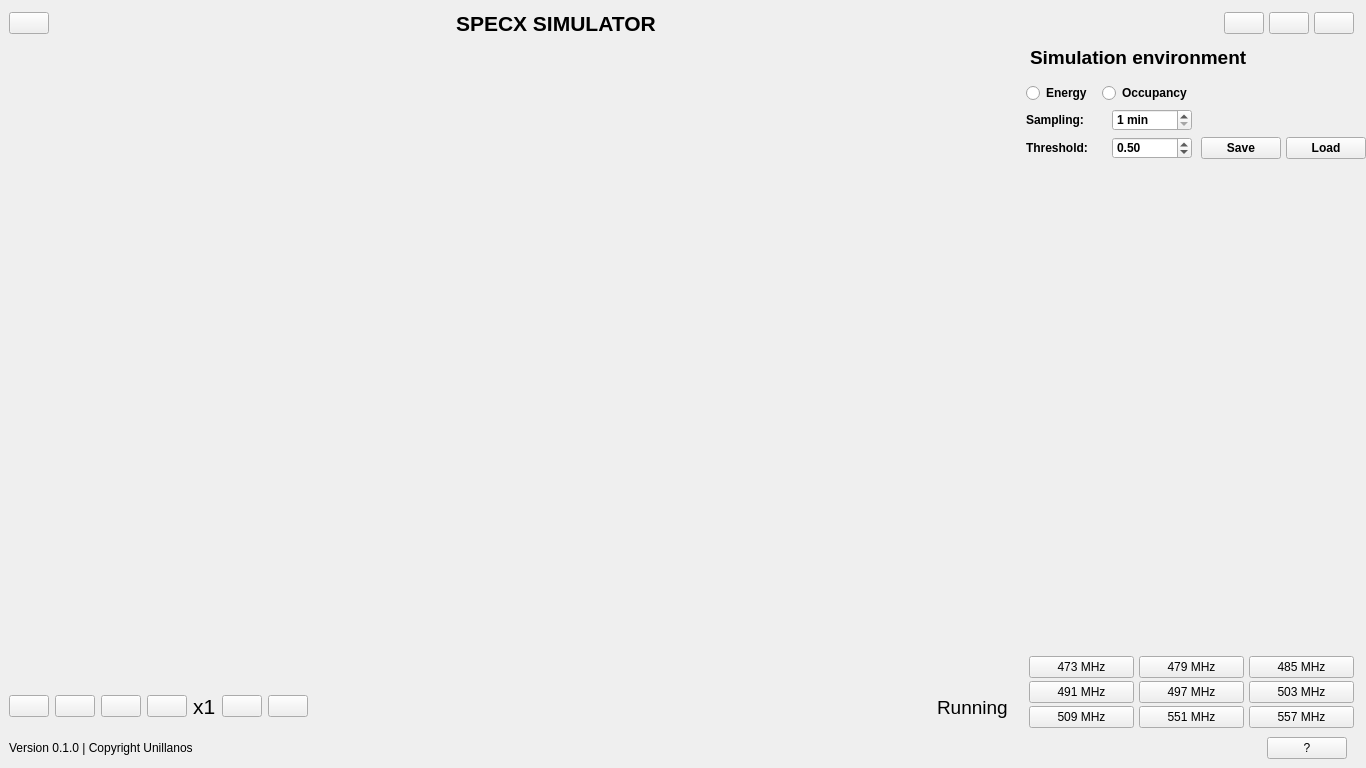
<?xml version="1.0" encoding="UTF-8"?>
<ui version="4.0">
 <class>MainWindow</class>
 <widget class="QMainWindow" name="MainWindow">
  <property name="geometry">
   <rect>
    <x>0</x>
    <y>0</y>
    <width>1366</width>
    <height>768</height>
   </rect>
  </property>
  <property name="minimumSize">
   <size>
    <width>1366</width>
    <height>768</height>
   </size>
  </property>
  <property name="windowTitle">
   <string>MainWindow</string>
  </property>
  <property name="styleSheet">
   <string notr="true">QFrame {
	border: none
}</string>
  </property>
  <widget class="QWidget" name="central_container">
   <layout class="QVBoxLayout" name="verticalLayout">
    <property name="spacing">
     <number>0</number>
    </property>
    <property name="leftMargin">
     <number>0</number>
    </property>
    <property name="topMargin">
     <number>0</number>
    </property>
    <property name="rightMargin">
     <number>0</number>
    </property>
    <property name="bottomMargin">
     <number>0</number>
    </property>
    <item alignment="Qt::AlignTop">
     <widget class="QFrame" name="header_frame">
      <property name="frameShape">
       <enum>QFrame::NoFrame</enum>
      </property>
      <property name="frameShadow">
       <enum>QFrame::Raised</enum>
      </property>
      <layout class="QHBoxLayout" name="horizontalLayout">
       <property name="spacing">
        <number>0</number>
       </property>
       <property name="leftMargin">
        <number>0</number>
       </property>
       <property name="topMargin">
        <number>0</number>
       </property>
       <property name="rightMargin">
        <number>0</number>
       </property>
       <property name="bottomMargin">
        <number>0</number>
       </property>
       <item>
        <widget class="QFrame" name="header_left_frame">
         <property name="frameShape">
          <enum>QFrame::StyledPanel</enum>
         </property>
         <property name="frameShadow">
          <enum>QFrame::Raised</enum>
         </property>
         <layout class="QHBoxLayout" name="horizontalLayout_3">
          <item alignment="Qt::AlignLeft">
           <widget class="QPushButton" name="theme_btn">
            <property name="font">
             <font>
              <bold>false</bold>
             </font>
            </property>
            <property name="text">
             <string/>
            </property>
            <property name="checkable">
             <bool>true</bool>
            </property>
            <property name="flat">
             <bool>false</bool>
            </property>
           </widget>
          </item>
          <item alignment="Qt::AlignRight">
           <widget class="QLabel" name="specx_icon">
            <property name="text">
             <string/>
            </property>
           </widget>
          </item>
          <item>
           <widget class="QLabel" name="specx_label">
            <property name="font">
             <font>
              <pointsize>16</pointsize>
              <bold>true</bold>
             </font>
            </property>
            <property name="text">
             <string>SPECX SIMULATOR</string>
            </property>
           </widget>
          </item>
         </layout>
        </widget>
       </item>
       <item alignment="Qt::AlignRight">
        <widget class="QFrame" name="header_right_frame">
         <property name="frameShape">
          <enum>QFrame::StyledPanel</enum>
         </property>
         <property name="frameShadow">
          <enum>QFrame::Raised</enum>
         </property>
         <layout class="QHBoxLayout" name="horizontalLayout_2">
          <property name="spacing">
           <number>5</number>
          </property>
          <property name="leftMargin">
           <number>12</number>
          </property>
          <property name="topMargin">
           <number>12</number>
          </property>
          <property name="rightMargin">
           <number>12</number>
          </property>
          <property name="bottomMargin">
           <number>12</number>
          </property>
          <item>
           <widget class="QPushButton" name="minimize_btn">
            <property name="text">
             <string/>
            </property>
            <property name="icon">
             <iconset>
              <normaloff>:/feather/icons/minus.svg</normaloff>:/feather/icons/minus.svg</iconset>
            </property>
           </widget>
          </item>
          <item>
           <widget class="QPushButton" name="resize_btn">
            <property name="text">
             <string/>
            </property>
            <property name="icon">
             <iconset>
              <normaloff>:/feather/icons/maximize.svg</normaloff>:/feather/icons/maximize.svg</iconset>
            </property>
           </widget>
          </item>
          <item>
           <widget class="QPushButton" name="close_btn">
            <property name="text">
             <string/>
            </property>
            <property name="icon">
             <iconset>
              <normaloff>:/feather/icons/x.svg</normaloff>:/feather/icons/x.svg</iconset>
            </property>
            <property name="iconSize">
             <size>
              <width>16</width>
              <height>16</height>
             </size>
            </property>
           </widget>
          </item>
         </layout>
        </widget>
       </item>
      </layout>
     </widget>
    </item>
    <item>
     <widget class="QFrame" name="main_body_frame">
      <property name="sizePolicy">
       <sizepolicy hsizetype="Preferred" vsizetype="Expanding">
        <horstretch>0</horstretch>
        <verstretch>0</verstretch>
       </sizepolicy>
      </property>
      <property name="frameShape">
       <enum>QFrame::NoFrame</enum>
      </property>
      <property name="frameShadow">
       <enum>QFrame::Raised</enum>
      </property>
      <layout class="QHBoxLayout" name="horizontalLayout_7" stretch="85,15">
       <property name="spacing">
        <number>0</number>
       </property>
       <property name="leftMargin">
        <number>0</number>
       </property>
       <property name="topMargin">
        <number>0</number>
       </property>
       <property name="rightMargin">
        <number>0</number>
       </property>
       <property name="bottomMargin">
        <number>0</number>
       </property>
       <item>
        <widget class="QFrame" name="left_simulation_frame">
         <property name="sizePolicy">
          <sizepolicy hsizetype="Expanding" vsizetype="Preferred">
           <horstretch>0</horstretch>
           <verstretch>0</verstretch>
          </sizepolicy>
         </property>
         <property name="frameShape">
          <enum>QFrame::StyledPanel</enum>
         </property>
         <property name="frameShadow">
          <enum>QFrame::Raised</enum>
         </property>
         <layout class="QVBoxLayout" name="verticalLayout_2">
          <property name="spacing">
           <number>0</number>
          </property>
          <property name="leftMargin">
           <number>0</number>
          </property>
          <property name="topMargin">
           <number>0</number>
          </property>
          <property name="rightMargin">
           <number>0</number>
          </property>
          <property name="bottomMargin">
           <number>0</number>
          </property>
          <item>
           <widget class="QFrame" name="charts_frame">
            <property name="sizePolicy">
             <sizepolicy hsizetype="Expanding" vsizetype="Expanding">
              <horstretch>0</horstretch>
              <verstretch>0</verstretch>
             </sizepolicy>
            </property>
            <property name="frameShape">
             <enum>QFrame::StyledPanel</enum>
            </property>
            <property name="frameShadow">
             <enum>QFrame::Raised</enum>
            </property>
            <layout class="QGridLayout" name="gridLayout_4">
             <property name="leftMargin">
              <number>0</number>
             </property>
             <property name="topMargin">
              <number>0</number>
             </property>
             <property name="rightMargin">
              <number>0</number>
             </property>
             <property name="bottomMargin">
              <number>0</number>
             </property>
             <property name="spacing">
              <number>2</number>
             </property>
             <item row="0" column="1">
              <widget class="QFrame" name="frame_2">
               <property name="frameShape">
                <enum>QFrame::StyledPanel</enum>
               </property>
               <property name="frameShadow">
                <enum>QFrame::Raised</enum>
               </property>
              </widget>
             </item>
             <item row="0" column="2">
              <widget class="QFrame" name="frame_3">
               <property name="frameShape">
                <enum>QFrame::StyledPanel</enum>
               </property>
               <property name="frameShadow">
                <enum>QFrame::Raised</enum>
               </property>
              </widget>
             </item>
             <item row="1" column="0">
              <widget class="QFrame" name="frame_4">
               <property name="frameShape">
                <enum>QFrame::StyledPanel</enum>
               </property>
               <property name="frameShadow">
                <enum>QFrame::Raised</enum>
               </property>
              </widget>
             </item>
             <item row="1" column="1">
              <widget class="QFrame" name="frame_5">
               <property name="frameShape">
                <enum>QFrame::StyledPanel</enum>
               </property>
               <property name="frameShadow">
                <enum>QFrame::Raised</enum>
               </property>
              </widget>
             </item>
             <item row="1" column="2">
              <widget class="QFrame" name="frame_6">
               <property name="frameShape">
                <enum>QFrame::StyledPanel</enum>
               </property>
               <property name="frameShadow">
                <enum>QFrame::Raised</enum>
               </property>
              </widget>
             </item>
             <item row="2" column="0">
              <widget class="QFrame" name="frame_7">
               <property name="frameShape">
                <enum>QFrame::StyledPanel</enum>
               </property>
               <property name="frameShadow">
                <enum>QFrame::Raised</enum>
               </property>
              </widget>
             </item>
             <item row="2" column="1">
              <widget class="QFrame" name="frame_8">
               <property name="frameShape">
                <enum>QFrame::StyledPanel</enum>
               </property>
               <property name="frameShadow">
                <enum>QFrame::Raised</enum>
               </property>
              </widget>
             </item>
             <item row="2" column="2">
              <widget class="QFrame" name="frame_9">
               <property name="frameShape">
                <enum>QFrame::StyledPanel</enum>
               </property>
               <property name="frameShadow">
                <enum>QFrame::Raised</enum>
               </property>
              </widget>
             </item>
             <item row="0" column="0">
              <widget class="QFrame" name="frame">
               <property name="frameShape">
                <enum>QFrame::StyledPanel</enum>
               </property>
               <property name="frameShadow">
                <enum>QFrame::Raised</enum>
               </property>
              </widget>
             </item>
            </layout>
           </widget>
          </item>
          <item alignment="Qt::AlignBottom">
           <widget class="QFrame" name="simulation_player_frame">
            <property name="frameShape">
             <enum>QFrame::StyledPanel</enum>
            </property>
            <property name="frameShadow">
             <enum>QFrame::Raised</enum>
            </property>
            <layout class="QHBoxLayout" name="horizontalLayout_8">
             <property name="spacing">
              <number>0</number>
             </property>
             <property name="leftMargin">
              <number>0</number>
             </property>
             <property name="topMargin">
              <number>0</number>
             </property>
             <property name="rightMargin">
              <number>0</number>
             </property>
             <property name="bottomMargin">
              <number>0</number>
             </property>
             <item alignment="Qt::AlignBottom">
              <widget class="QFrame" name="simulation_player_control_frame">
               <property name="sizePolicy">
                <sizepolicy hsizetype="Fixed" vsizetype="Expanding">
                 <horstretch>0</horstretch>
                 <verstretch>0</verstretch>
                </sizepolicy>
               </property>
               <property name="frameShape">
                <enum>QFrame::StyledPanel</enum>
               </property>
               <property name="frameShadow">
                <enum>QFrame::Raised</enum>
               </property>
               <layout class="QHBoxLayout" name="horizontalLayout_10">
                <item>
                 <widget class="QPushButton" name="play_btn">
                  <property name="text">
                   <string/>
                  </property>
                  <property name="iconSize">
                   <size>
                    <width>32</width>
                    <height>32</height>
                   </size>
                  </property>
                 </widget>
                </item>
                <item>
                 <widget class="QPushButton" name="stop_btn">
                  <property name="text">
                   <string/>
                  </property>
                  <property name="iconSize">
                   <size>
                    <width>32</width>
                    <height>32</height>
                   </size>
                  </property>
                 </widget>
                </item>
                <item>
                 <widget class="QPushButton" name="reset_speed_btn">
                  <property name="text">
                   <string/>
                  </property>
                  <property name="iconSize">
                   <size>
                    <width>32</width>
                    <height>32</height>
                   </size>
                  </property>
                 </widget>
                </item>
                <item>
                 <widget class="QPushButton" name="decrease_speed_btn">
                  <property name="text">
                   <string/>
                  </property>
                  <property name="iconSize">
                   <size>
                    <width>32</width>
                    <height>32</height>
                   </size>
                  </property>
                 </widget>
                </item>
                <item>
                 <widget class="QLabel" name="speed_label">
                  <property name="font">
                   <font>
                    <pointsize>16</pointsize>
                   </font>
                  </property>
                  <property name="text">
                   <string>x1</string>
                  </property>
                 </widget>
                </item>
                <item>
                 <widget class="QPushButton" name="increase_speed_btn">
                  <property name="text">
                   <string/>
                  </property>
                  <property name="iconSize">
                   <size>
                    <width>32</width>
                    <height>32</height>
                   </size>
                  </property>
                 </widget>
                </item>
                <item>
                 <widget class="QPushButton" name="max_speed_btn">
                  <property name="text">
                   <string/>
                  </property>
                  <property name="iconSize">
                   <size>
                    <width>32</width>
                    <height>32</height>
                   </size>
                  </property>
                 </widget>
                </item>
               </layout>
              </widget>
             </item>
             <item alignment="Qt::AlignRight|Qt::AlignBottom">
              <widget class="QFrame" name="simulation_player_info_frame">
               <property name="frameShape">
                <enum>QFrame::StyledPanel</enum>
               </property>
               <property name="frameShadow">
                <enum>QFrame::Raised</enum>
               </property>
               <layout class="QHBoxLayout" name="horizontalLayout_9">
                <item>
                 <widget class="QLabel" name="simulation_status_label">
                  <property name="font">
                   <font>
                    <pointsize>14</pointsize>
                   </font>
                  </property>
                  <property name="text">
                   <string>Running</string>
                  </property>
                 </widget>
                </item>
               </layout>
              </widget>
             </item>
            </layout>
           </widget>
          </item>
         </layout>
        </widget>
       </item>
       <item>
        <widget class="QFrame" name="right_simulation_frame">
         <property name="frameShape">
          <enum>QFrame::StyledPanel</enum>
         </property>
         <property name="frameShadow">
          <enum>QFrame::Raised</enum>
         </property>
         <layout class="QVBoxLayout" name="verticalLayout_3">
          <property name="spacing">
           <number>0</number>
          </property>
          <property name="leftMargin">
           <number>0</number>
          </property>
          <property name="topMargin">
           <number>0</number>
          </property>
          <property name="rightMargin">
           <number>0</number>
          </property>
          <property name="bottomMargin">
           <number>0</number>
          </property>
          <item alignment="Qt::AlignLeft|Qt::AlignTop">
           <widget class="QFrame" name="simulation_header_frame">
            <property name="frameShape">
             <enum>QFrame::StyledPanel</enum>
            </property>
            <property name="frameShadow">
             <enum>QFrame::Raised</enum>
            </property>
            <layout class="QHBoxLayout" name="horizontalLayout_11">
             <property name="leftMargin">
              <number>0</number>
             </property>
             <property name="topMargin">
              <number>0</number>
             </property>
             <property name="rightMargin">
              <number>0</number>
             </property>
             <property name="bottomMargin">
              <number>0</number>
             </property>
             <item alignment="Qt::AlignLeft">
              <widget class="QLabel" name="simulation_header_icon">
               <property name="font">
                <font>
                 <bold>false</bold>
                </font>
               </property>
               <property name="text">
                <string/>
               </property>
              </widget>
             </item>
             <item alignment="Qt::AlignLeft">
              <widget class="QLabel" name="simulation_header_label">
               <property name="font">
                <font>
                 <pointsize>14</pointsize>
                 <bold>true</bold>
                </font>
               </property>
               <property name="text">
                <string>Simulation environment</string>
               </property>
              </widget>
             </item>
            </layout>
           </widget>
          </item>
          <item>
           <widget class="QFrame" name="simulation_settings_frame">
            <property name="sizePolicy">
             <sizepolicy hsizetype="Fixed" vsizetype="Preferred">
              <horstretch>0</horstretch>
              <verstretch>0</verstretch>
             </sizepolicy>
            </property>
            <property name="frameShape">
             <enum>QFrame::StyledPanel</enum>
            </property>
            <property name="frameShadow">
             <enum>QFrame::Raised</enum>
            </property>
            <layout class="QHBoxLayout" name="horizontalLayout_12">
             <property name="spacing">
              <number>0</number>
             </property>
             <property name="leftMargin">
              <number>0</number>
             </property>
             <property name="topMargin">
              <number>0</number>
             </property>
             <property name="rightMargin">
              <number>0</number>
             </property>
             <property name="bottomMargin">
              <number>0</number>
             </property>
             <item>
              <widget class="QFrame" name="simulation_settings_parameters_frame">
               <property name="frameShape">
                <enum>QFrame::StyledPanel</enum>
               </property>
               <property name="frameShadow">
                <enum>QFrame::Raised</enum>
               </property>
               <layout class="QVBoxLayout" name="verticalLayout_4">
                <property name="leftMargin">
                 <number>0</number>
                </property>
                <property name="topMargin">
                 <number>5</number>
                </property>
                <property name="rightMargin">
                 <number>0</number>
                </property>
                <property name="bottomMargin">
                 <number>0</number>
                </property>
                <item>
                 <widget class="QFrame" name="simulation_kind_frame">
                  <property name="frameShape">
                   <enum>QFrame::StyledPanel</enum>
                  </property>
                  <property name="frameShadow">
                   <enum>QFrame::Raised</enum>
                  </property>
                  <layout class="QHBoxLayout" name="horizontalLayout_13">
                   <property name="spacing">
                    <number>10</number>
                   </property>
                   <property name="bottomMargin">
                    <number>0</number>
                   </property>
                   <item>
                    <widget class="QRadioButton" name="simulation_energy_selector_btn">
                     <property name="font">
                      <font>
                       <bold>true</bold>
                      </font>
                     </property>
                     <property name="text">
                      <string>Energy</string>
                     </property>
                    </widget>
                   </item>
                   <item>
                    <widget class="QRadioButton" name="simulation_occupancy_selector_btn">
                     <property name="font">
                      <font>
                       <bold>true</bold>
                      </font>
                     </property>
                     <property name="text">
                      <string>Occupancy</string>
                     </property>
                    </widget>
                   </item>
                  </layout>
                 </widget>
                </item>
                <item>
                 <widget class="QFrame" name="simulation_parameters_frame">
                  <property name="frameShape">
                   <enum>QFrame::StyledPanel</enum>
                  </property>
                  <property name="frameShadow">
                   <enum>QFrame::Raised</enum>
                  </property>
                  <layout class="QGridLayout" name="gridLayout">
                   <property name="topMargin">
                    <number>0</number>
                   </property>
                   <property name="bottomMargin">
                    <number>0</number>
                   </property>
                   <item row="0" column="0">
                    <widget class="QLabel" name="simulation_sampling_label">
                     <property name="font">
                      <font>
                       <bold>true</bold>
                      </font>
                     </property>
                     <property name="text">
                      <string>Sampling:</string>
                     </property>
                    </widget>
                   </item>
                   <item row="0" column="1">
                    <widget class="QSpinBox" name="simulation_sampling_box">
                     <property name="font">
                      <font>
                       <bold>true</bold>
                      </font>
                     </property>
                     <property name="autoFillBackground">
                      <bool>false</bool>
                     </property>
                     <property name="buttonSymbols">
                      <enum>QAbstractSpinBox::UpDownArrows</enum>
                     </property>
                     <property name="suffix">
                      <string> min</string>
                     </property>
                     <property name="prefix">
                      <string/>
                     </property>
                     <property name="minimum">
                      <number>1</number>
                     </property>
                     <property name="maximum">
                      <number>5</number>
                     </property>
                    </widget>
                   </item>
                   <item row="1" column="0">
                    <widget class="QLabel" name="simulation_threshold_label">
                     <property name="font">
                      <font>
                       <bold>true</bold>
                      </font>
                     </property>
                     <property name="text">
                      <string>Threshold:</string>
                     </property>
                    </widget>
                   </item>
                   <item row="1" column="1">
                    <widget class="QDoubleSpinBox" name="simulation_threshold_box">
                     <property name="font">
                      <font>
                       <bold>true</bold>
                      </font>
                     </property>
                     <property name="maximum">
                      <double>0.990000000000000</double>
                     </property>
                     <property name="singleStep">
                      <double>0.100000000000000</double>
                     </property>
                     <property name="value">
                      <double>0.500000000000000</double>
                     </property>
                    </widget>
                   </item>
                  </layout>
                 </widget>
                </item>
               </layout>
              </widget>
             </item>
             <item alignment="Qt::AlignBottom">
              <widget class="QFrame" name="simulation_settings_buttons_frame">
               <property name="frameShape">
                <enum>QFrame::StyledPanel</enum>
               </property>
               <property name="frameShadow">
                <enum>QFrame::Raised</enum>
               </property>
               <layout class="QHBoxLayout" name="horizontalLayout_14">
                <property name="spacing">
                 <number>5</number>
                </property>
                <property name="leftMargin">
                 <number>0</number>
                </property>
                <property name="topMargin">
                 <number>0</number>
                </property>
                <property name="rightMargin">
                 <number>0</number>
                </property>
                <property name="bottomMargin">
                 <number>0</number>
                </property>
                <item>
                 <widget class="QPushButton" name="save_simulation_settings_btn">
                  <property name="font">
                   <font>
                    <bold>true</bold>
                   </font>
                  </property>
                  <property name="text">
                   <string>Save</string>
                  </property>
                  <property name="iconSize">
                   <size>
                    <width>32</width>
                    <height>32</height>
                   </size>
                  </property>
                 </widget>
                </item>
                <item>
                 <widget class="QPushButton" name="load_simulation_settings_btn">
                  <property name="font">
                   <font>
                    <bold>true</bold>
                   </font>
                  </property>
                  <property name="text">
                   <string>Load</string>
                  </property>
                  <property name="iconSize">
                   <size>
                    <width>32</width>
                    <height>32</height>
                   </size>
                  </property>
                  <property name="flat">
                   <bool>false</bool>
                  </property>
                 </widget>
                </item>
               </layout>
              </widget>
             </item>
            </layout>
           </widget>
          </item>
          <item>
           <widget class="QFrame" name="simulation_environment_frame">
            <property name="frameShape">
             <enum>QFrame::StyledPanel</enum>
            </property>
            <property name="frameShadow">
             <enum>QFrame::Sunken</enum>
            </property>
            <layout class="QVBoxLayout" name="verticalLayout_5">
             <property name="leftMargin">
              <number>0</number>
             </property>
             <property name="topMargin">
              <number>0</number>
             </property>
             <property name="rightMargin">
              <number>0</number>
             </property>
             <property name="bottomMargin">
              <number>0</number>
             </property>
             <item>
              <widget class="QStackedWidget" name="simulation_frequencies_setup_area">
               <property name="currentIndex">
                <number>0</number>
               </property>
               <widget class="QWidget" name="channel_page_1"/>
               <widget class="QWidget" name="channel_page_2"/>
               <widget class="QWidget" name="channel_page_3"/>
               <widget class="QWidget" name="channel_page_4"/>
               <widget class="QWidget" name="channel_page_5"/>
               <widget class="QWidget" name="channel_page_6"/>
               <widget class="QWidget" name="channel_page_7"/>
               <widget class="QWidget" name="channel_page_8"/>
               <widget class="QWidget" name="channel_page_9"/>
              </widget>
             </item>
             <item>
              <widget class="QFrame" name="simulation_channel_frame">
               <property name="frameShape">
                <enum>QFrame::StyledPanel</enum>
               </property>
               <property name="frameShadow">
                <enum>QFrame::Raised</enum>
               </property>
               <layout class="QGridLayout" name="gridLayout_2">
                <property name="leftMargin">
                 <number>12</number>
                </property>
                <property name="topMargin">
                 <number>0</number>
                </property>
                <property name="rightMargin">
                 <number>12</number>
                </property>
                <property name="bottomMargin">
                 <number>0</number>
                </property>
                <property name="horizontalSpacing">
                 <number>5</number>
                </property>
                <property name="verticalSpacing">
                 <number>3</number>
                </property>
                <item row="0" column="0">
                 <widget class="QPushButton" name="channel_1_btn">
                  <property name="enabled">
                   <bool>true</bool>
                  </property>
                  <property name="text">
                   <string>473 MHz</string>
                  </property>
                 </widget>
                </item>
                <item row="0" column="1">
                 <widget class="QPushButton" name="channel_2_btn">
                  <property name="text">
                   <string>479 MHz</string>
                  </property>
                 </widget>
                </item>
                <item row="0" column="2">
                 <widget class="QPushButton" name="channel_3_btn">
                  <property name="text">
                   <string>485 MHz</string>
                  </property>
                 </widget>
                </item>
                <item row="1" column="0">
                 <widget class="QPushButton" name="channel_4_btn">
                  <property name="text">
                   <string>491 MHz</string>
                  </property>
                 </widget>
                </item>
                <item row="1" column="1">
                 <widget class="QPushButton" name="channel_5_btn">
                  <property name="text">
                   <string>497 MHz</string>
                  </property>
                 </widget>
                </item>
                <item row="1" column="2">
                 <widget class="QPushButton" name="channel_6_btn">
                  <property name="text">
                   <string>503 MHz</string>
                  </property>
                 </widget>
                </item>
                <item row="2" column="0">
                 <widget class="QPushButton" name="channel_7_btn">
                  <property name="text">
                   <string>509 MHz</string>
                  </property>
                 </widget>
                </item>
                <item row="2" column="1">
                 <widget class="QPushButton" name="channel_8_btn">
                  <property name="text">
                   <string>551 MHz</string>
                  </property>
                 </widget>
                </item>
                <item row="2" column="2">
                 <widget class="QPushButton" name="channel_9_btn">
                  <property name="text">
                   <string>557 MHz</string>
                  </property>
                 </widget>
                </item>
               </layout>
              </widget>
             </item>
            </layout>
           </widget>
          </item>
         </layout>
        </widget>
       </item>
      </layout>
     </widget>
    </item>
    <item alignment="Qt::AlignBottom">
     <widget class="QFrame" name="footer_frame">
      <property name="frameShape">
       <enum>QFrame::NoFrame</enum>
      </property>
      <property name="frameShadow">
       <enum>QFrame::Raised</enum>
      </property>
      <layout class="QHBoxLayout" name="horizontalLayout_4">
       <property name="spacing">
        <number>0</number>
       </property>
       <property name="leftMargin">
        <number>0</number>
       </property>
       <property name="topMargin">
        <number>0</number>
       </property>
       <property name="rightMargin">
        <number>0</number>
       </property>
       <property name="bottomMargin">
        <number>0</number>
       </property>
       <item>
        <widget class="QFrame" name="footer_left_frame">
         <property name="frameShape">
          <enum>QFrame::StyledPanel</enum>
         </property>
         <property name="frameShadow">
          <enum>QFrame::Raised</enum>
         </property>
         <layout class="QHBoxLayout" name="horizontalLayout_5">
          <item alignment="Qt::AlignLeft">
           <widget class="QLabel" name="copyright_label">
            <property name="text">
             <string>Version 0.1.0 | Copyright Unillanos</string>
            </property>
           </widget>
          </item>
         </layout>
        </widget>
       </item>
       <item>
        <widget class="QFrame" name="footer_rigth_frame">
         <property name="frameShape">
          <enum>QFrame::StyledPanel</enum>
         </property>
         <property name="frameShadow">
          <enum>QFrame::Raised</enum>
         </property>
         <layout class="QHBoxLayout" name="horizontalLayout_6">
          <item alignment="Qt::AlignRight">
           <widget class="QPushButton" name="about_button">
            <property name="text">
             <string>?</string>
            </property>
           </widget>
          </item>
         </layout>
        </widget>
       </item>
       <item alignment="Qt::AlignBottom">
        <widget class="QFrame" name="size_grip">
         <property name="minimumSize">
          <size>
           <width>10</width>
           <height>10</height>
          </size>
         </property>
         <property name="maximumSize">
          <size>
           <width>10</width>
           <height>10</height>
          </size>
         </property>
         <property name="frameShape">
          <enum>QFrame::StyledPanel</enum>
         </property>
         <property name="frameShadow">
          <enum>QFrame::Raised</enum>
         </property>
        </widget>
       </item>
      </layout>
     </widget>
    </item>
   </layout>
  </widget>
 </widget>
 <resources>
  <include location="icons.qrc"/>
 </resources>
 <connections/>
</ui>
